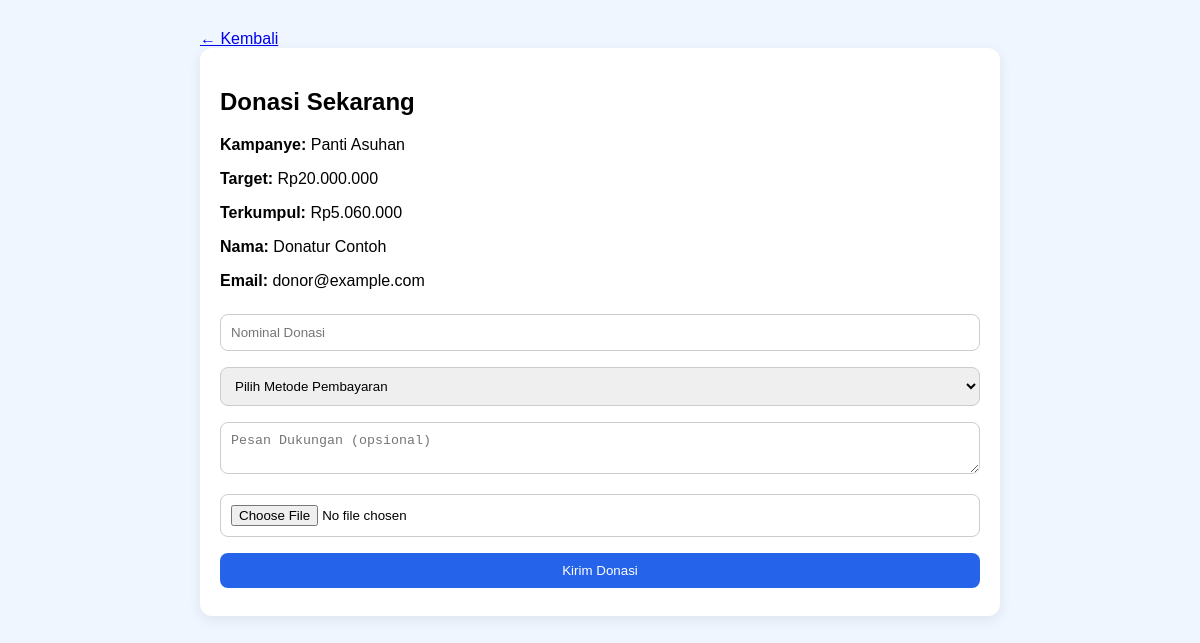
Screenshot of /donate.php?campaign_id=3 (signed in) with the database file from the repository.
### tables this page shows
CREATE TABLE `campaigns` (
  `id` int(11) NOT NULL,
  `manager_id` int(11) NOT NULL,
  `title` varchar(150) NOT NULL,
  `category` varchar(100) NOT NULL,
  `location` varchar(150) NOT NULL,
  `description` text NOT NULL,
  `target_amount` decimal(15,2) NOT NULL DEFAULT 0.00,
  `collected_amount` decimal(15,2) NOT NULL DEFAULT 0.00,
  `deadline` datetime NOT NULL,
  `image` varchar(255) NOT NULL,
  `bank_info` varchar(255) NOT NULL,
  `created_at` timestamp NOT NULL DEFAULT current_timestamp()
);

### donate.php (the view, shortened to what this page needs)
<?php
require 'config.php';
$campaign_id = isset($_GET['campaign_id']) ? (int)$_GET['campaign_id'] : 0;
$stmt = $conn->prepare("
    SELECT c.*, u.name AS manager_name
    FROM campaigns c
    JOIN users u ON c.manager_id = u.id
    WHERE c.id = ?
    LIMIT 1
");
$stmt->bind_param("i", $campaign_id);
$stmt->execute();
$campaign = $stmt->get_result()->fetch_assoc();
?>
<!DOCTYPE html>
<html lang="id">
<head>
    <link rel="stylesheet" href="assets/css/donate.css">
</head>
<body>
    <div class="container">
        <a href="detail.php?id=<?= $campaign['id'] ?>">← Kembali</a>
        <div class="donate-card">
            <h2>Donasi Sekarang</h2>
            <p><b>Kampanye:</b> <?= htmlspecialchars($campaign['title']) ?></p>
            <p><b>Target:</b> Rp<?= number_format($campaign['target_amount'], 0, ',', '.') ?></p>
            <p><b>Terkumpul:</b> Rp<?= number_format($campaign['collected_amount'], 0, ',', '.') ?></p>
            <p><b>Nama:</b> <?= htmlspecialchars($_SESSION['user_name']) ?></p>
            <p><b>Email:</b> <?= htmlspecialchars($_SESSION['user_email']) ?></p>
            <form method="post" enctype="multipart/form-data" data-donate-form>
                <input type="number" name="amount" placeholder="Nominal Donasi" min="10000" required>
                <select name="payment_method" required>
                    <option value="">Pilih Metode Pembayaran</option>
                </select>
                <textarea name="message" placeholder="Pesan Dukungan (opsional)"></textarea>
                <input type="file" name="proof_file" accept=".jpg,.jpeg,.png,.pdf" required>
                <button type="submit" name="submit_donation">Kirim Donasi</button>
            </form>
        </div>
    </div>
</body>
</html>

### assets/css/donate.css (style rules this page uses)
body { font-family:Arial,sans-serif;background:#eff6ff;margin:0 }
.container { width:90%;max-width:800px;margin:30px auto }
.donate-card { background:#fff;padding:20px;border-radius:12px;box-shadow:0 4px 14px rgba(0,0,0,.08) }
.donate-card input,.donate-card select,.donate-card textarea,.donate-card button { width:100%;padding:10px;margin:8px 0;box-sizing:border-box;border:1px solid #ccc;border-radius:8px }
.donate-card button { background:#2563eb;color:#fff;border:none }

### rows the page displays
campaigns: title "Panti Asuhan", target_amount "20.000.000", collected_amount "5.060.000"

### other values shown
$_SESSION['user_name'] "Donatur Contoh"
$_SESSION['user_email'] "donor@example.com"
